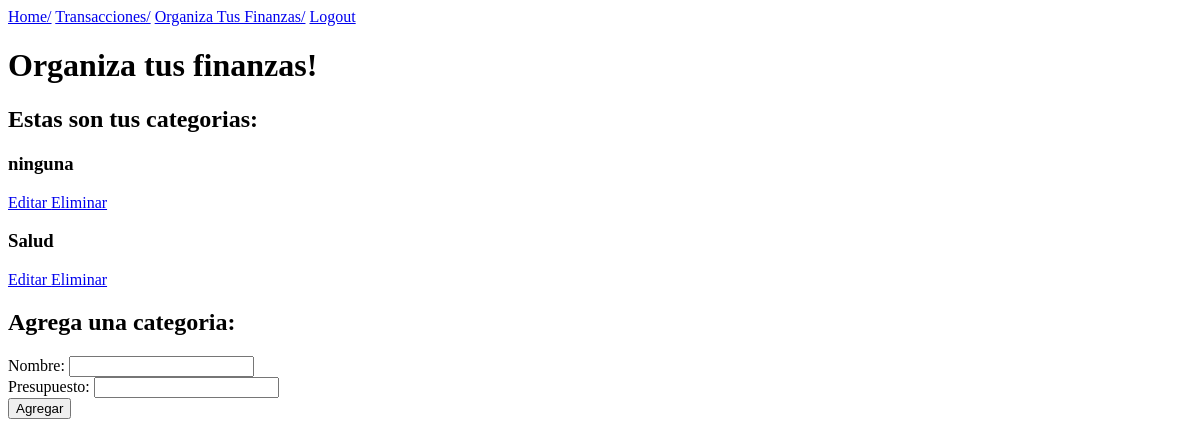
The app's page /organiza_tus_finanzas/ (signed in), older data.
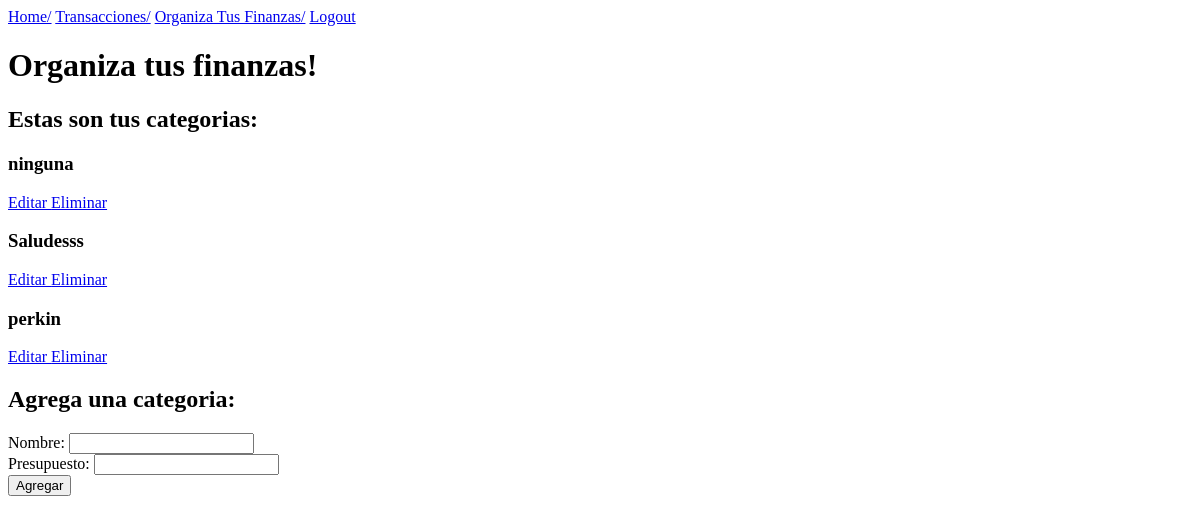
The same page, newer data.
### finanzapp/models.py (models this page shows)
class Category(models.Model):
    name = models.CharField(max_length=100)
    budget = models.FloatField(blank=True)
    user = models.ForeignKey(User, on_delete=models.CASCADE, related_name="categories", null=True)

### finanzapp/views.py (the view)
# urls.py: path('organiza_tus_finanzas/', organize_fin, name='organiza_finanzas'),
def organize_fin(request):
    if request.user.is_authenticated:
        if request.method == 'POST':
            name = request.POST['name']
            budget = request.POST['budget']
            category = Category.objects.create(name=name, budget=budget, user=request.user)
            category.save()
            return redirect('organiza_finanzas')
        else:
            categories = Category.objects.filter(user = request.user)
            return render(request, 'organiza_finanzas.html', {'categories': categories})
    else:
        return render(request, 'login.html', {'error_message': 'Nombre de usuario o contraseña incorrectos'})

### finanzapp/templates/organiza_finanzas.html (shortened to what this page needs)
{% extends 'base.html' %}
{% block content %}
<h1>Organiza tus finanzas!</h1>
<h2>Estas son tus categorias:</h2>
{% for category in categories %}
    <h3>{{ category.name }}</h3>
    <td><a class="btn btn-warning" href="/editCat/{{ category.id }}"> Editar </a></td>
    <td><a class="btn btn-danger" href="/eliminarCat/{{ category.id }}"> Eliminar </a></td>
{% endfor %}
<h2>Agrega una categoria:</h2>
<form method="post">
    <label for="name">Nombre:</label>
    <input type="text" name="name" required><br>
    <label for="name">Presupuesto:</label>
    <input type="number" name="budget" required><br>
    <input type="submit" value="Agregar">
</form>
{% endblock %}

Row changes from the older to the newer data that the page shows:
changed Category: name "Salud" → "Saludesss"
added Category: name "perkin"
